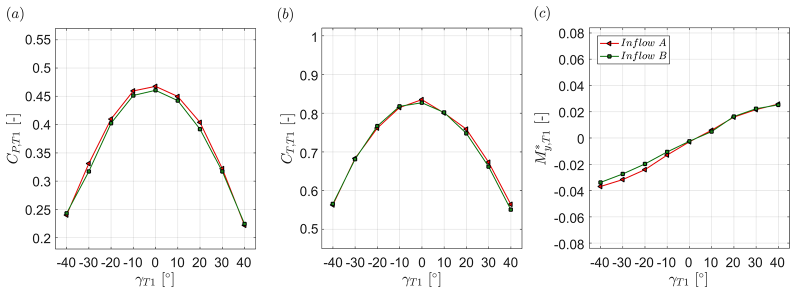
#> input picture validation/cases/ntnu_bt1/extraction/pages/bartl2018b_fig1_img.png, 1592 x 586 px (shown at 1/2 size)
$ python digitise_bartl2018b_fig1.py
#> lines starting #> are read from the running program, lines starting #| are printed output that depends on the picture; after the words box and inside, x2 and y2 are one past the last pixel; in counts of white or black regions, pixels touching at a corner belong together
"""Digitise Bartl, Schottler, Muehle, Hoelling, Peinke, Adaramola, Saetran (2018), Wind Energ. Sci. 3:489-502,
doi:10.5194/wes-3-489-2018, Fig. 1 (a) CP,T1 and (b) CT,T1 vs yaw angle -40..+40 deg, TSR = 6.0, U = 10 m/s,
NTNU rotor D = 0.894 m, pitch 0. Inflow A (TI 0.23 %, red, triangles) and inflow B (TI 10 %, green, squares).

Raster image embedded in the PDF (page index 4), extracted at native 1592x586 px into
extraction/pages/bartl2018b_fig1_img.png. Axis calibration from the light-grey grid lines found by scanning:
 (a) x: -40 deg at px 133.0, +40 at 488.5 ; y: 0.55 at px 79.0, 0.20 at 475.0
 (b) x: -40 deg at px 665.0, +40 at 1021.0; y: 1.00 at px 71.0, 0.50 at 458.0
The markers sit on the 10-deg grid lines; for each grid line x the pixels of the marker fill colour within
+-7 px are collected and their mean y is the value. Red and green markers overlap at some angles; the
partly hidden one is then estimated from its visible part (higher uncertainty, flagged).
Uncertainty: +-0.004 in CP and CT (grid 56.6 px per 0.05 CP and 77.4 px per 0.1 CT, marker ~12 px).
"""
import os
import numpy as np
import pandas as pd
from PIL import Image
import matplotlib
matplotlib.use("Agg")
import matplotlib.pyplot as plt

HERE = os.path.dirname(os.path.abspath(__file__))
im = np.array(Image.open(os.path.join(HERE, "pages", "bartl2018b_fig1_img.png")).convert("RGB")).astype(int)
R, G, B = im[:, :, 0], im[:, :, 1], im[:, :, 2]
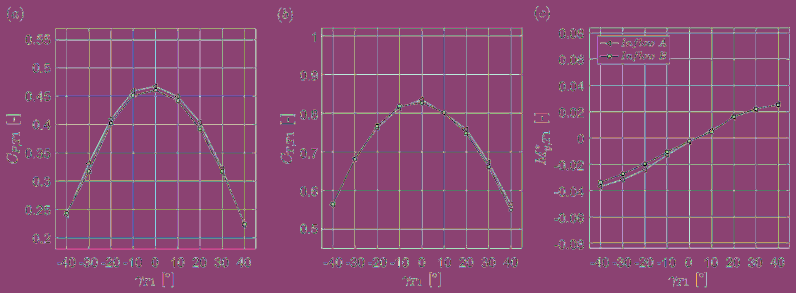
#> R: shape (586, 1592) int64 (shown at 1/2 size); 256 distinct labels, from 0 to 255; one colour per label, 0 black
#> G: shape (586, 1592) int64; 256 distinct labels, from 0 to 255
#> B: shape (586, 1592) int64; 256 distinct labels, from 0 to 255
red = (R > 170) & (G < 90) & (B < 90)
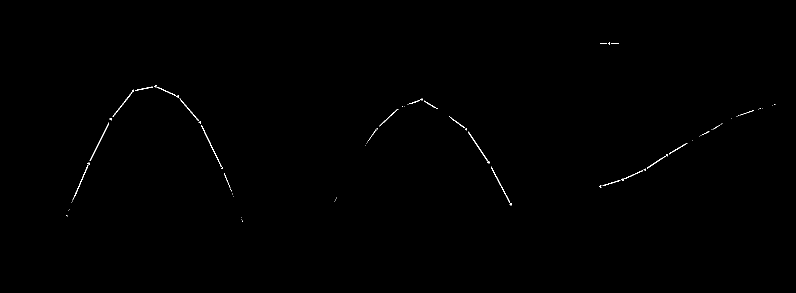
#> red: shape (586, 1592) bool (shown at 1/2 size); 0.22% white in thin lines or dots, all inside (x1, y1, x2, y2) = (132, 85, 1551, 444)
green = (G > 90) & (R < 90) & (B < 90)
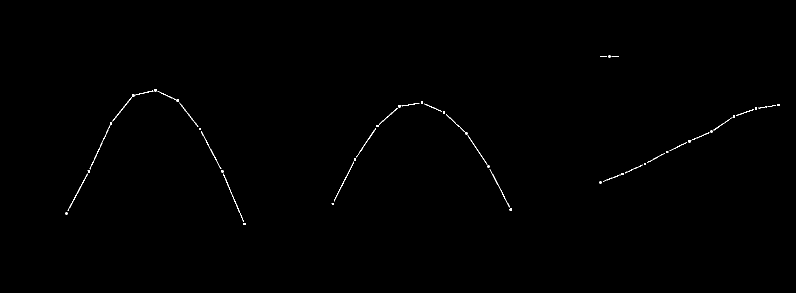
#> green: shape (586, 1592) bool (shown at 1/2 size); 0.26% white in thin lines or dots, all inside (x1, y1, x2, y2) = (131, 111, 1559, 450)
PAN = {"cp": dict(xa=133.0, xb=488.5, ya=79.0, yb=475.0, va=0.55, vb=0.20, x0=120, x1=505),
       "ct": dict(xa=665.0, xb=1021.0, ya=71.0, yb=458.0, va=1.00, vb=0.50, x0=650, x1=1035)}
YAW = list(range(-40, 41, 10))
rows = []
for name, P in PAN.items():
    for yaw in YAW:
        px = P["xa"] + (yaw + 40) / 80 * (P["xb"] - P["xa"])
        for lab, m in (("A", red), ("B", green)):
            sub = m[60:490, int(px) - 7:int(px) + 8]
            ys = np.nonzero(sub)[0] + 60
            if len(ys) == 0:
                continue
            # marker = densest cluster of rows (lines leave few pixels per row)
            cnt = sub.sum(1)
            rr = np.nonzero(cnt >= max(3, 0.5 * cnt.max()))[0] + 60
            py = float(np.mean(rr))
            v = P["va"] + (py - P["ya"]) / (P["yb"] - P["ya"]) * (P["vb"] - P["va"])
            rows.append(dict(panel=name, inflow=lab, yaw_deg=yaw, value=round(v, 4), px=px, py=py, npx=int(len(ys))))
df = pd.DataFrame(rows)
print(df.to_string())
df.drop(columns=["px", "py"]).to_csv(os.path.join(HERE, "bartl2018b_fig1_raw.csv"), index=False)
fig = plt.figure(figsize=(im.shape[1] / 100, im.shape[0] / 100), dpi=100)
ax = fig.add_axes([0, 0, 1, 1]); ax.imshow(im.astype(np.uint8)); ax.axis("off")
for lab, c in (("A", "blue"), ("B", "magenta")):
    d = df[df.inflow == lab]
    ax.plot(d.px, d.py, "+", color=c, ms=14, mew=1.5)
fig.savefig(os.path.join(HERE, "overlay_bartl2018b_fig1.png"))
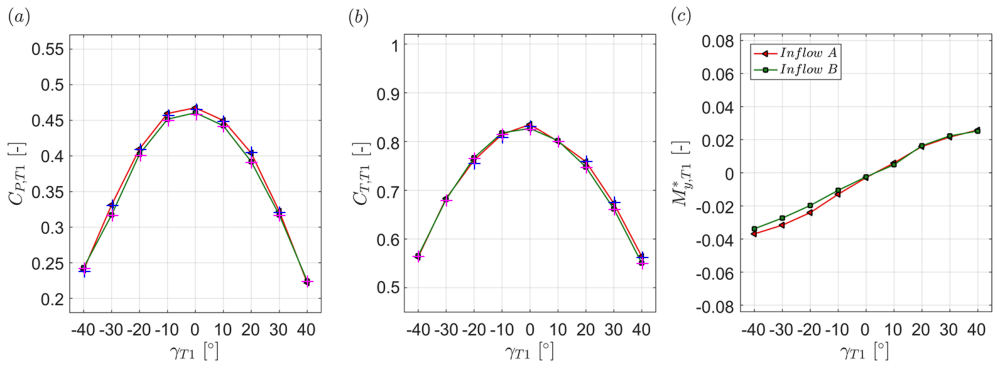
#> figure drawn by matplotlib, 1 panel
